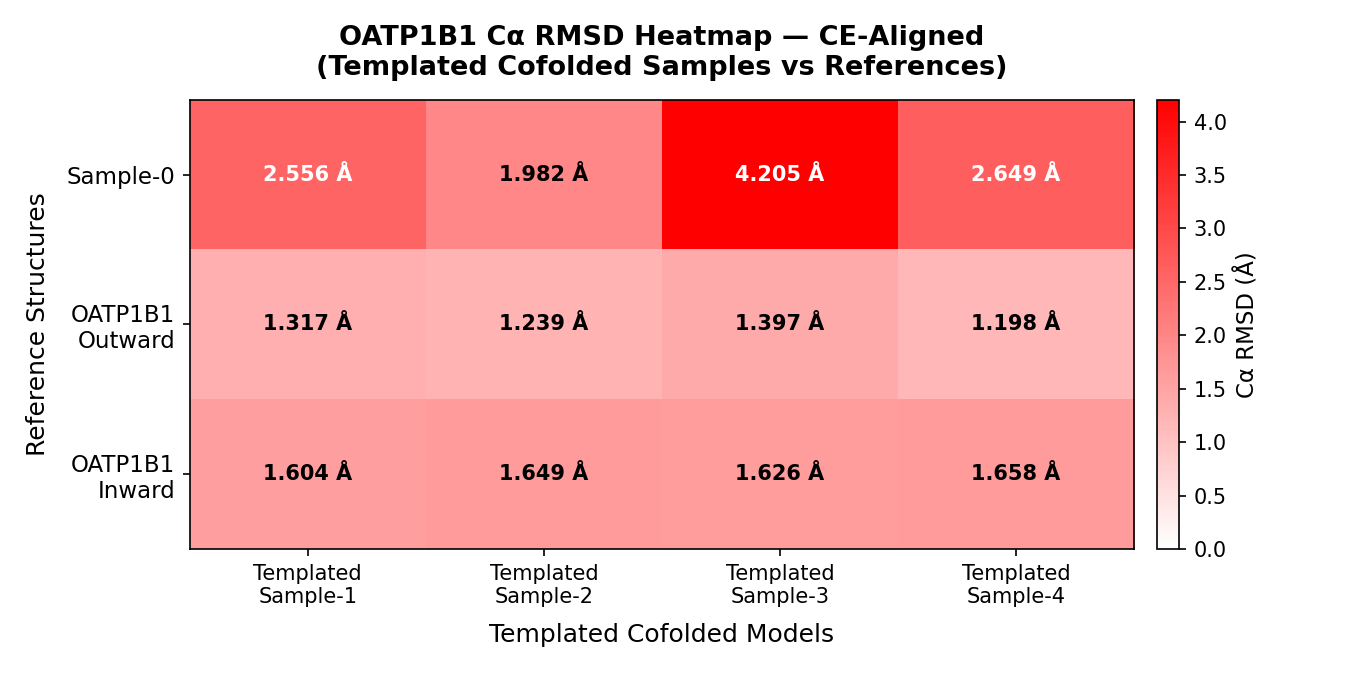

Python code for this plot:
import matplotlib.pyplot as plt
import matplotlib.colors as mcolors
import numpy as np
from Bio.PDB import MMCIFParser, Superimposer, CEAligner
import warnings
from Bio.PDB.PDBExceptions import PDBConstructionWarning
warnings.filterwarnings("ignore", category=PDBConstructionWarning)

# ── Paths ──────────────────────────────────────────────────────────────────────
BASE = "/mnt/gs21/scratch/renaldse/AlphaFold3/outputs/OATP1B1_E3S_templated_cofold_May21_2026_11.14AM/oatp1b1"
SEED = "seed-1655790885"
STRUCT_BASE = "/mnt/gs21/scratch/renaldse/AlphaFold3/inputs/structures"

COL_LABELS = ["Templated\nSample-1", "Templated\nSample-2",
               "Templated\nSample-3", "Templated\nSample-4"]
COL_PATHS  = [f"{BASE}/{SEED}_sample-{i}/model.cif" for i in range(1, 5)]

ROW_LABELS = ["Sample-0", "OATP1B1\nOutward", "OATP1B1\nInward"]
ROW_PATHS  = [
    f"{BASE}/{SEED}_sample-0/model.cif",
    f"{STRUCT_BASE}/OATP1B1_outward.cif",
    f"{STRUCT_BASE}/OATP1B1_inward.cif",
]

# ── Helpers ────────────────────────────────────────────────────────────────────
def load_structure(path):
    parser = MMCIFParser(QUIET=True)
    structure = parser.get_structure("model", path)
    return structure

def get_chain(structure, chain_id="A"):
    model = structure[0]
    if chain_id in model:
        return model[chain_id]
    return next(iter(model.get_chains()))

def ce_align_rmsd(ref_struct, mob_struct):
    """Use CEAligner for structure-based alignment — handles different lengths."""
    aligner = CEAligner()
    aligner.set_reference(ref_struct)
    aligner.align(mob_struct)
    return round(aligner.rms, 3)

# ── Load structures ────────────────────────────────────────────────────────────
print("Loading structures …\n")

for label, path in zip(ROW_LABELS, ROW_PATHS):
    s = load_structure(path)
    chain = get_chain(s)
    ca = [r for r in chain.get_residues() if "CA" in r]
    print(f"  {label.replace(chr(10),' ')}: {len(ca)} Cα atoms  ({path})")

for label, path in zip(COL_LABELS, COL_PATHS):
    s = load_structure(path)
    chain = get_chain(s)
    ca = [r for r in chain.get_residues() if "CA" in r]
    print(f"  {label.replace(chr(10),' ')}: {len(ca)} Cα atoms  ({path})")

print()
rmsd_matrix = np.zeros((len(ROW_LABELS), len(COL_LABELS)))

for r, rlabel in enumerate(ROW_LABELS):
    for c, clabel in enumerate(COL_LABELS):
        # Reload fresh each time — CEAligner modifies coordinates in place
        rs = load_structure(ROW_PATHS[r])
        cs = load_structure(COL_PATHS[c])
        val = ce_align_rmsd(rs, cs)
        rmsd_matrix[r, c] = val
        print(f"  {rlabel.replace(chr(10),' ')} vs {clabel.replace(chr(10),' ')}: {val} Å  (CE-aligned)")

print("\nRMSD matrix computed successfully.")

# ── Plot ───────────────────────────────────────────────────────────────────────
fig, ax = plt.subplots(figsize=(9, 4.5))

cmap = mcolors.LinearSegmentedColormap.from_list("white_red", ["white", "red"])
vmin, vmax = 0, max(rmsd_matrix.max(), 4.0)
im = ax.imshow(rmsd_matrix, cmap=cmap, vmin=vmin, vmax=vmax, aspect="auto")

cbar = fig.colorbar(im, ax=ax, pad=0.02)
cbar.set_label("Cα RMSD (Å)", fontsize=11)

ax.set_xticks(range(len(COL_LABELS)))
ax.set_xticklabels(COL_LABELS, fontsize=10)
ax.set_yticks(range(len(ROW_LABELS)))
ax.set_yticklabels(ROW_LABELS, fontsize=11)

ax.set_xlabel("Templated Cofolded Models", fontsize=12, labelpad=8)
ax.set_ylabel("Reference Structures", fontsize=12, labelpad=8)
ax.set_title("OATP1B1 Cα RMSD Heatmap — CE-Aligned\n(Templated Cofolded Samples vs References)",
             fontsize=13, fontweight="bold", pad=12)

for r in range(len(ROW_LABELS)):
    for c in range(len(COL_LABELS)):
        val = rmsd_matrix[r, c]
        norm_val = (val - vmin) / (vmax - vmin)
        text_color = "white" if norm_val > 0.5 else "black"
        ax.text(c, r, f"{val:.3f} Å", ha="center", va="center",
                fontsize=10, fontweight="bold", color=text_color)

plt.tight_layout()
out_path = "/mnt/gs21/scratch/renaldse/AlphaFold3/RMSD/rmsd_heatmap_aligned_oatp1b1_templated_cofold.png"
plt.savefig(out_path, dpi=150)
plt.close()
print(f"\nSaved heatmap → {out_path}")
